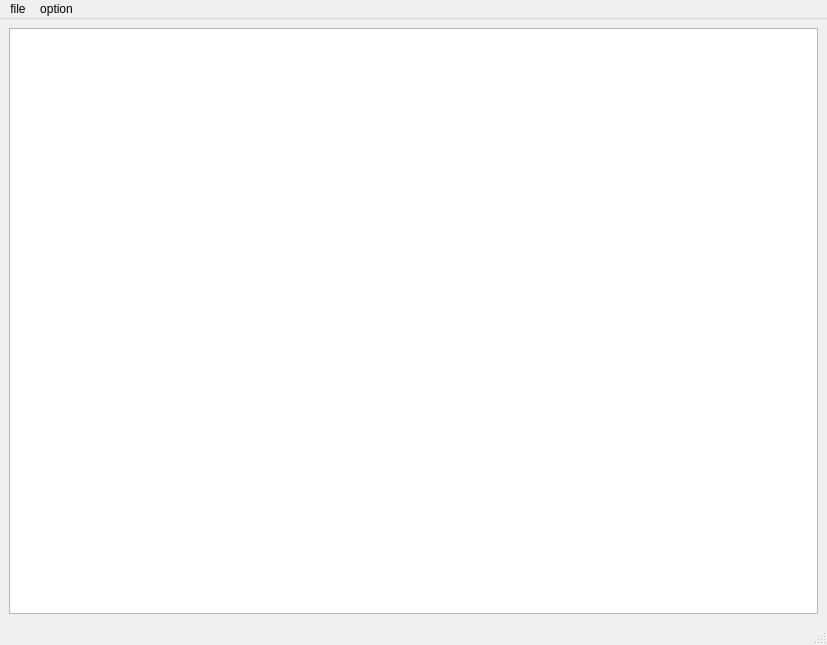
<?xml version="1.0" encoding="UTF-8"?>
<ui version="4.0">
 <class>MainWindow</class>
 <widget class="QMainWindow" name="MainWindow">
  <property name="geometry">
   <rect>
    <x>0</x>
    <y>0</y>
    <width>827</width>
    <height>645</height>
   </rect>
  </property>
  <property name="windowTitle">
   <string>MainWindow</string>
  </property>
  <widget class="QWidget" name="centralwidget">
   <layout class="QGridLayout" name="gridLayout">
    <item row="0" column="0">
     <widget class="QPlainTextEdit" name="plainTextEdit"/>
    </item>
   </layout>
  </widget>
  <widget class="QMenuBar" name="menubar">
   <property name="geometry">
    <rect>
     <x>0</x>
     <y>0</y>
     <width>827</width>
     <height>26</height>
    </rect>
   </property>
   <widget class="QMenu" name="menufile">
    <property name="title">
     <string>file</string>
    </property>
    <addaction name="actionopen"/>
    <addaction name="actionsave"/>
    <addaction name="actionclose"/>
   </widget>
   <widget class="QMenu" name="menuoptions">
    <property name="title">
     <string>option</string>
    </property>
    <widget class="QMenu" name="menufont">
     <property name="title">
      <string>font</string>
     </property>
     <addaction name="action12pt"/>
     <addaction name="action18pt"/>
     <addaction name="action24pt"/>
    </widget>
    <addaction name="menufont"/>
   </widget>
   <addaction name="menufile"/>
   <addaction name="menuoptions"/>
  </widget>
  <widget class="QStatusBar" name="statusbar"/>
  <action name="actionopen">
   <property name="text">
    <string>open</string>
   </property>
  </action>
  <action name="actionsave">
   <property name="text">
    <string>save</string>
   </property>
  </action>
  <action name="actionclose">
   <property name="text">
    <string>close</string>
   </property>
  </action>
  <action name="action12pt">
   <property name="text">
    <string>12pt</string>
   </property>
  </action>
  <action name="action14pt">
   <property name="text">
    <string>14pt</string>
   </property>
  </action>
  <action name="action16pt">
   <property name="text">
    <string>16pt</string>
   </property>
  </action>
  <action name="action18pt">
   <property name="text">
    <string>18pt</string>
   </property>
  </action>
  <action name="action24pt">
   <property name="text">
    <string>24pt</string>
   </property>
  </action>
 </widget>
 <resources/>
 <connections/>
</ui>
